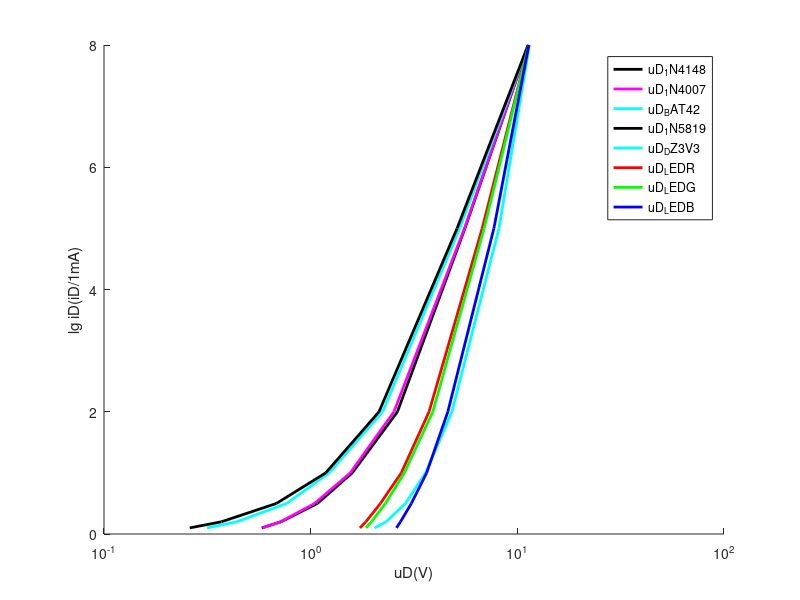

MATLAB code to generate this figure:
function ref1 = ref1_1()


	% Trasarea caractristicii la scara semilogaritmica
	% Formula de calcul:
	% gamma = uT * 1/2.3 * delta_uD / delta_lg(iD)
	% uT = (const) 25mV
	% y - y0 = m(x - x0) => y - lg(iD(1)) = m(x - uD(1))
	% pentru x = 0 => y = y0 - mx0 => y = lg(iD(0)) - m * uD(0)
	iD = [0.1; 0.2; 0.5; 1; 2; 5; 8];
	uD_1N4148 = [0.580 0.719 1.078 1.590 2.629 5.575 11.310];
	uD_1N4007 = [0.584 0.716 1.045 1.555 2.530 5.550 11.300];
	uD_BAT42 = [0.315 0.440 0.765 1.230 2.23  5.260 11.300];
	uD_1N5819 = [0.260 0.370 0.683 1.183 2.142 5.110 11.280];
	uD_DZ3V3 = [2.040 2.320 2.875 3.600 4.825 8.150 11.440];
	uD_LEDR = [1.730 1.850 2.175 2.745 3.740 6.760 11.370];
	uD_LEDG = [1.850 1.970 2.300 2.840 3.900 6.910 11.370];
	uD_LEDB = [2.600 2.720 3.070 3.640 4.610 7.700 11.370];

	uD = [uD_1N4148; uD_1N4007; uD_BAT42; uD_1N5819; uD_DZ3V3; uD_LEDR; uD_LEDG; uD_LEDB];
	%semilogx(uD_1N4148,iD,uD_1N4007,iD,uD_BAT42,iD,uD_1N5819,iD,uD_DZ3V3,iD,uD_LEDR,iD,uD_LEDG,iD,uD_LEDB,iD)
	hold on

	xlabel ("uD(V)");
	ylabel ("lg iD(iD/1mA)");
	semilogx(uD_1N4148,iD,'k','LineWidth',2)
	semilogx(uD_1N4007,iD,'m','LineWidth',2)
	semilogx(uD_BAT42,iD,'c','LineWidth',2)
	semilogx(uD_1N5819,iD,'k','LineWidth',2)
	semilogx(uD_DZ3V3,iD,'c','LineWidth',2)
	semilogx(uD_LEDR,iD,'r','LineWidth',2)
	semilogx(uD_LEDG,iD,'g','LineWidth',2)
	semilogx(uD_LEDB,iD,'b','LineWidth',2)
	legend ("uD_1N4148","uD_1N4007","uD_BAT42","uD_1N5819","uD_DZ3V3","uD_LEDR","uD_LEDG","uD_LEDB");
	hold off

	delta_lgiD = log(iD(7)) - log(iD(1));
	delta_uD = zeros(8,1);
	for i = 1:8
		delta_uD(i) = uD(i,7) - uD(i,1);
	end
	
	for i = 1:8
		gamma(i) = 25 * 1/2.3 * delta_uD(i) / delta_lgiD;
	end

	gamma

	for i = 1:8
		I0(i) = log(iD(1)) - (delta_uD(i) / delta_lgiD) * uD(i,1);
		% y   =    y0	   -              m             *    x0
	end
	I0


	%________________________________________________

	% Determinarea PSF
	%pause
end
